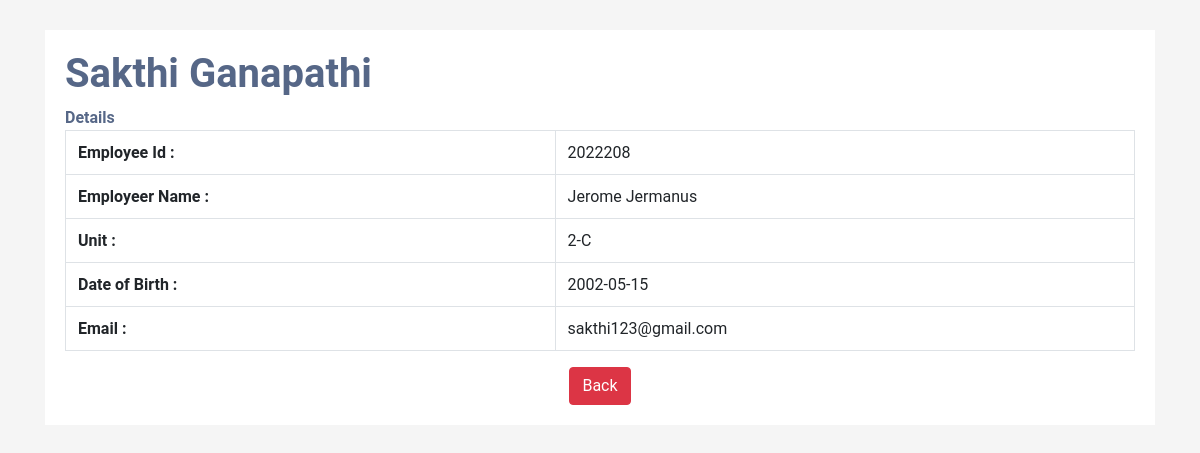
Screenshot of /read.php?id=1 with the database file from the repository.
### tables this page shows
CREATE TABLE `employee` (
  `id` int(30) NOT NULL,
  `emp_name` varchar(255) NOT NULL,
  `emp_id` varchar(30) NOT NULL,
  `employeer_name` varchar(255) NOT NULL,
  `unit` varchar(30) NOT NULL,
  `dob` varchar(255) NOT NULL,
  `email` varchar(255) NOT NULL
);

### read.php (the view, shortened to what this page needs)
<?php
include('db.php');
?>
<html>
<head>
<link rel="stylesheet" href="https://stackpath.bootstrapcdn.com/bootstrap/4.5.0/css/bootstrap.min.css">
</head>
<body>
<div class="container-xl">
    <div class="table-responsive">
        <div class="table-wrapper">
<?php
$id=$_GET['id'];
$ret=mysqli_query($conn,"select * from employee where ID =$id");
while ($row=mysqli_fetch_array($ret)) {
?>
<table class="display table table-bordered" id="hidden-table-info">
    <h1><b><?php  echo $row['emp_name'];?></b></h1><b>Details</b>
<tbody>
    <tr>
    <th>Employee Id :</th>
    <td><?php  echo $row['emp_id'];?></td>
    </tr>
    <tr>
    <th>Employeer Name :</th>
    <td><?php  echo $row['employeer_name'];?></td>
    </tr>
    <tr>
    <th>Unit :</th>
    <td><?php  echo $row['unit'];?></td>
    </tr>
    <tr>
    <th>Date of Birth :</th>
    <td><?php  echo $row['dob'];?></td>
    </tr>
    <tr>
    <th>Email :</th>
    <td><?php  echo $row['email'];?></td>
    </tr>
<?php
}
?>
</table>
<center>
      <td><a href="http://localhost/Employee-Management/display.php"  class="btn btn-danger">Back</a></td>
    </center>
    </div>
</div>
</body>
</html>

### read.php (style rules this page uses)
body { color: #566787; background: #f5f5f5; font-family: 'Roboto', sans-serif; }
.table-responsive { margin: 30px 0; }
.table-wrapper { min-width: 1000px; background: #fff; padding: 20px; box-shadow: 0 1px 1px rgba(0,0,0,.05); }

### rows the page displays
employee: emp_name "Sakthi Ganapathi", emp "2022208", employeer_name "Jerome Jermanus", unit "2-C", dob "2002-05-15", email "sakthi123@gmail.com"
